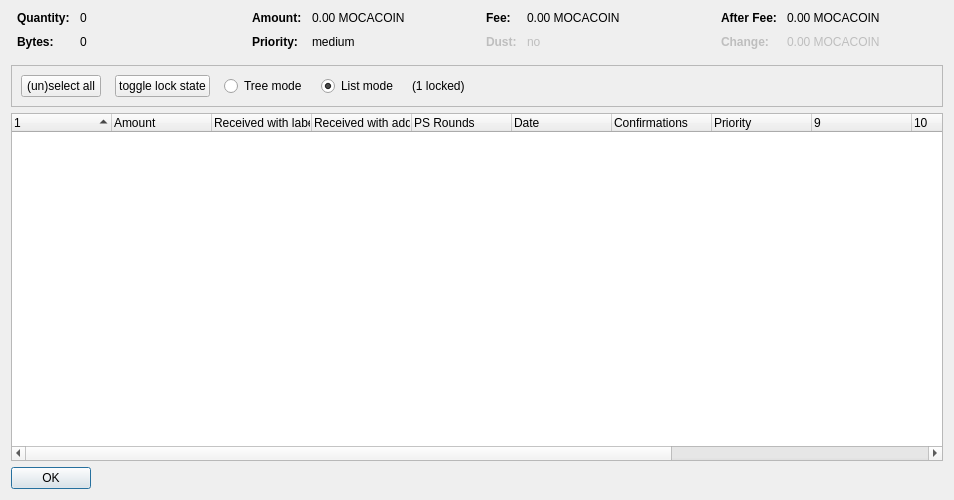
<?xml version="1.0" encoding="UTF-8"?>
<ui version="4.0">
 <class>CoinControlDialog</class>
 <widget class="QDialog" name="CoinControlDialog">
  <property name="geometry">
   <rect>
    <x>0</x>
    <y>0</y>
    <width>954</width>
    <height>500</height>
   </rect>
  </property>
  <property name="windowTitle">
   <string>Coin Selection</string>
  </property>
  <layout class="QVBoxLayout" name="verticalLayout">
   <item>
    <layout class="QHBoxLayout" name="horizontalLayoutTop" stretch="0,0,0,0">
     <property name="topMargin">
      <number>0</number>
     </property>
     <property name="bottomMargin">
      <number>10</number>
     </property>
     <item>
      <layout class="QFormLayout" name="formLayoutCoinControl1">
       <property name="horizontalSpacing">
        <number>10</number>
       </property>
       <property name="verticalSpacing">
        <number>10</number>
       </property>
       <property name="leftMargin">
        <number>6</number>
       </property>
       <property name="rightMargin">
        <number>6</number>
       </property>
       <item row="0" column="0">
        <widget class="QLabel" name="labelCoinControlQuantityText">
         <property name="font">
          <font>
           <weight>75</weight>
           <bold>true</bold>
          </font>
         </property>
         <property name="text">
          <string>Quantity:</string>
         </property>
        </widget>
       </item>
       <item row="0" column="1">
        <widget class="QLabel" name="labelCoinControlQuantity">
         <property name="cursor">
          <cursorShape>IBeamCursor</cursorShape>
         </property>
         <property name="contextMenuPolicy">
          <enum>Qt::ActionsContextMenu</enum>
         </property>
         <property name="text">
          <string notr="true">0</string>
         </property>
         <property name="textInteractionFlags">
          <set>Qt::LinksAccessibleByMouse|Qt::TextSelectableByKeyboard|Qt::TextSelectableByMouse</set>
         </property>
        </widget>
       </item>
       <item row="1" column="0">
        <widget class="QLabel" name="labelCoinControlBytesText">
         <property name="font">
          <font>
           <weight>75</weight>
           <bold>true</bold>
          </font>
         </property>
         <property name="text">
          <string>Bytes:</string>
         </property>
        </widget>
       </item>
       <item row="1" column="1">
        <widget class="QLabel" name="labelCoinControlBytes">
         <property name="cursor">
          <cursorShape>IBeamCursor</cursorShape>
         </property>
         <property name="contextMenuPolicy">
          <enum>Qt::ActionsContextMenu</enum>
         </property>
         <property name="text">
          <string notr="true">0</string>
         </property>
         <property name="textInteractionFlags">
          <set>Qt::LinksAccessibleByMouse|Qt::TextSelectableByKeyboard|Qt::TextSelectableByMouse</set>
         </property>
        </widget>
       </item>
      </layout>
     </item>
     <item>
      <layout class="QFormLayout" name="formLayoutCoinControl2">
       <property name="horizontalSpacing">
        <number>10</number>
       </property>
       <property name="verticalSpacing">
        <number>10</number>
       </property>
       <property name="leftMargin">
        <number>6</number>
       </property>
       <property name="rightMargin">
        <number>6</number>
       </property>
       <item row="0" column="0">
        <widget class="QLabel" name="labelCoinControlAmountText">
         <property name="font">
          <font>
           <weight>75</weight>
           <bold>true</bold>
          </font>
         </property>
         <property name="text">
          <string>Amount:</string>
         </property>
        </widget>
       </item>
       <item row="0" column="1">
        <widget class="QLabel" name="labelCoinControlAmount">
         <property name="cursor">
          <cursorShape>IBeamCursor</cursorShape>
         </property>
         <property name="contextMenuPolicy">
          <enum>Qt::ActionsContextMenu</enum>
         </property>
         <property name="text">
          <string notr="true">0.00 MOCACOIN</string>
         </property>
         <property name="textInteractionFlags">
          <set>Qt::LinksAccessibleByMouse|Qt::TextSelectableByKeyboard|Qt::TextSelectableByMouse</set>
         </property>
        </widget>
       </item>
       <item row="1" column="0">
        <widget class="QLabel" name="labelCoinControlPriorityText">
         <property name="font">
          <font>
           <weight>75</weight>
           <bold>true</bold>
          </font>
         </property>
         <property name="text">
          <string>Priority:</string>
         </property>
        </widget>
       </item>
       <item row="1" column="1">
        <widget class="QLabel" name="labelCoinControlPriority">
         <property name="cursor">
          <cursorShape>IBeamCursor</cursorShape>
         </property>
         <property name="contextMenuPolicy">
          <enum>Qt::ActionsContextMenu</enum>
         </property>
         <property name="text">
          <string>medium</string>
         </property>
         <property name="textInteractionFlags">
          <set>Qt::LinksAccessibleByMouse|Qt::TextSelectableByKeyboard|Qt::TextSelectableByMouse</set>
         </property>
        </widget>
       </item>
      </layout>
     </item>
     <item>
      <layout class="QFormLayout" name="formLayoutCoinControl3">
       <property name="horizontalSpacing">
        <number>10</number>
       </property>
       <property name="verticalSpacing">
        <number>10</number>
       </property>
       <property name="leftMargin">
        <number>6</number>
       </property>
       <property name="rightMargin">
        <number>6</number>
       </property>
       <item row="0" column="0">
        <widget class="QLabel" name="labelCoinControlFeeText">
         <property name="font">
          <font>
           <weight>75</weight>
           <bold>true</bold>
          </font>
         </property>
         <property name="text">
          <string>Fee:</string>
         </property>
        </widget>
       </item>
       <item row="0" column="1">
        <widget class="QLabel" name="labelCoinControlFee">
         <property name="cursor">
          <cursorShape>IBeamCursor</cursorShape>
         </property>
         <property name="contextMenuPolicy">
          <enum>Qt::ActionsContextMenu</enum>
         </property>
         <property name="text">
          <string notr="true">0.00 MOCACOIN</string>
         </property>
         <property name="textInteractionFlags">
          <set>Qt::LinksAccessibleByMouse|Qt::TextSelectableByKeyboard|Qt::TextSelectableByMouse</set>
         </property>
        </widget>
       </item>
       <item row="1" column="0">
        <widget class="QLabel" name="labelCoinControlLowOutputText">
         <property name="enabled">
          <bool>false</bool>
         </property>
         <property name="font">
          <font>
           <weight>75</weight>
           <bold>true</bold>
          </font>
         </property>
         <property name="text">
          <string>Dust:</string>
         </property>
        </widget>
       </item>
       <item row="1" column="1">
        <widget class="QLabel" name="labelCoinControlLowOutput">
         <property name="enabled">
          <bool>false</bool>
         </property>
         <property name="cursor">
          <cursorShape>IBeamCursor</cursorShape>
         </property>
         <property name="contextMenuPolicy">
          <enum>Qt::ActionsContextMenu</enum>
         </property>
         <property name="text">
          <string>no</string>
         </property>
         <property name="textInteractionFlags">
          <set>Qt::LinksAccessibleByMouse|Qt::TextSelectableByKeyboard|Qt::TextSelectableByMouse</set>
         </property>
        </widget>
       </item>
      </layout>
     </item>
     <item>
      <layout class="QFormLayout" name="formLayoutCoinControl4">
       <property name="horizontalSpacing">
        <number>10</number>
       </property>
       <property name="verticalSpacing">
        <number>10</number>
       </property>
       <property name="leftMargin">
        <number>6</number>
       </property>
       <property name="rightMargin">
        <number>6</number>
       </property>
       <item row="0" column="0">
        <widget class="QLabel" name="labelCoinControlAfterFeeText">
         <property name="font">
          <font>
           <weight>75</weight>
           <bold>true</bold>
          </font>
         </property>
         <property name="text">
          <string>After Fee:</string>
         </property>
        </widget>
       </item>
       <item row="0" column="1">
        <widget class="QLabel" name="labelCoinControlAfterFee">
         <property name="cursor">
          <cursorShape>IBeamCursor</cursorShape>
         </property>
         <property name="contextMenuPolicy">
          <enum>Qt::ActionsContextMenu</enum>
         </property>
         <property name="text">
          <string notr="true">0.00 MOCACOIN</string>
         </property>
         <property name="textInteractionFlags">
          <set>Qt::LinksAccessibleByMouse|Qt::TextSelectableByKeyboard|Qt::TextSelectableByMouse</set>
         </property>
        </widget>
       </item>
       <item row="1" column="0">
        <widget class="QLabel" name="labelCoinControlChangeText">
         <property name="enabled">
          <bool>false</bool>
         </property>
         <property name="font">
          <font>
           <weight>75</weight>
           <bold>true</bold>
          </font>
         </property>
         <property name="text">
          <string>Change:</string>
         </property>
        </widget>
       </item>
       <item row="1" column="1">
        <widget class="QLabel" name="labelCoinControlChange">
         <property name="enabled">
          <bool>false</bool>
         </property>
         <property name="cursor">
          <cursorShape>IBeamCursor</cursorShape>
         </property>
         <property name="contextMenuPolicy">
          <enum>Qt::ActionsContextMenu</enum>
         </property>
         <property name="text">
          <string notr="true">0.00 MOCACOIN</string>
         </property>
         <property name="textInteractionFlags">
          <set>Qt::LinksAccessibleByMouse|Qt::TextSelectableByKeyboard|Qt::TextSelectableByMouse</set>
         </property>
        </widget>
       </item>
      </layout>
     </item>
    </layout>
   </item>
   <item>
    <widget class="QFrame" name="frame">
     <property name="minimumSize">
      <size>
       <width>0</width>
       <height>40</height>
      </size>
     </property>
     <property name="frameShape">
      <enum>QFrame::StyledPanel</enum>
     </property>
     <property name="frameShadow">
      <enum>QFrame::Sunken</enum>
     </property>
     <layout class="QHBoxLayout" name="horizontalLayout">
      <item>
       <layout class="QHBoxLayout" name="horizontalLayoutPanel" stretch="0,0,0,0,0,0">
        <property name="spacing">
         <number>14</number>
        </property>
        <item>
         <widget class="QPushButton" name="pushButtonSelectAll">
          <property name="sizePolicy">
           <sizepolicy hsizetype="Maximum" vsizetype="Fixed">
            <horstretch>0</horstretch>
            <verstretch>0</verstretch>
           </sizepolicy>
          </property>
          <property name="text">
           <string>(un)select all</string>
          </property>
          <property name="autoDefault">
           <bool>false</bool>
          </property>
         </widget>
        </item>
        <item>
         <widget class="QPushButton" name="pushButtonToggleLock">
          <property name="sizePolicy">
           <sizepolicy hsizetype="Maximum" vsizetype="Fixed">
            <horstretch>0</horstretch>
            <verstretch>0</verstretch>
           </sizepolicy>
          </property>
          <property name="text">
           <string>toggle lock state</string>
          </property>
          <property name="autoDefault">
           <bool>false</bool>
          </property>
         </widget>
        </item>
        <item>
         <widget class="QRadioButton" name="radioTreeMode">
          <property name="sizePolicy">
           <sizepolicy hsizetype="Maximum" vsizetype="Fixed">
            <horstretch>0</horstretch>
            <verstretch>0</verstretch>
           </sizepolicy>
          </property>
          <property name="text">
           <string>Tree mode</string>
          </property>
         </widget>
        </item>
        <item>
         <widget class="QRadioButton" name="radioListMode">
          <property name="sizePolicy">
           <sizepolicy hsizetype="Maximum" vsizetype="Fixed">
            <horstretch>0</horstretch>
            <verstretch>0</verstretch>
           </sizepolicy>
          </property>
          <property name="text">
           <string>List mode</string>
          </property>
          <property name="checked">
           <bool>true</bool>
          </property>
         </widget>
        </item>
        <item>
         <widget class="QLabel" name="labelLocked">
          <property name="text">
           <string>(1 locked)</string>
          </property>
         </widget>
        </item>
        <item>
         <spacer name="horizontalSpacer">
          <property name="orientation">
           <enum>Qt::Horizontal</enum>
          </property>
          <property name="sizeHint" stdset="0">
           <size>
            <width>40</width>
            <height>20</height>
           </size>
          </property>
         </spacer>
        </item>
       </layout>
      </item>
     </layout>
    </widget>
   </item>
   <item>
    <widget class="CoinControlTreeWidget" name="treeWidget">
     <property name="contextMenuPolicy">
      <enum>Qt::CustomContextMenu</enum>
     </property>
     <property name="sortingEnabled">
      <bool>false</bool>
     </property>
     <property name="columnCount">
      <number>13</number>
     </property>
     <attribute name="headerShowSortIndicator" stdset="0">
      <bool>true</bool>
     </attribute>
     <attribute name="headerStretchLastSection">
      <bool>false</bool>
     </attribute>
     <column>
      <property name="text">
       <string/>
      </property>
     </column>
     <column>
      <property name="text">
       <string>Amount</string>
      </property>
     </column>
     <column>
      <property name="text">
       <string>Received with label</string>
      </property>
     </column>
     <column>
      <property name="text">
       <string>Received with address</string>
      </property>
     </column>
     <column>
      <property name="text">
       <string>PS Rounds</string>
      </property>
     </column>
     <column>
      <property name="text">
       <string>Date</string>
      </property>
     </column>
     <column>
      <property name="text">
       <string>Confirmations</string>
      </property>
      <property name="toolTip">
       <string>Confirmed</string>
      </property>
     </column>
     <column>
      <property name="text">
       <string>Priority</string>
      </property>
     </column>
     <column>
      <property name="text">
       <string/>
      </property>
     </column>
     <column>
      <property name="text">
       <string/>
      </property>
     </column>
     <column>
      <property name="text">
       <string/>
      </property>
     </column>
     <column>
      <property name="text">
       <string/>
      </property>
     </column>
     <column>
      <property name="text">
       <string/>
      </property>
     </column>
    </widget>
   </item>
   <item>
    <widget class="QDialogButtonBox" name="buttonBox">
     <property name="sizePolicy">
      <sizepolicy hsizetype="Maximum" vsizetype="Fixed">
       <horstretch>0</horstretch>
       <verstretch>0</verstretch>
      </sizepolicy>
     </property>
     <property name="orientation">
      <enum>Qt::Horizontal</enum>
     </property>
     <property name="standardButtons">
      <set>QDialogButtonBox::Ok</set>
     </property>
    </widget>
   </item>
  </layout>
 </widget>
 <customwidgets>
  <customwidget>
   <class>CoinControlTreeWidget</class>
   <extends>QTreeWidget</extends>
   <header>coincontroltreewidget.h</header>
  </customwidget>
 </customwidgets>
 <resources/>
 <connections/>
</ui>
